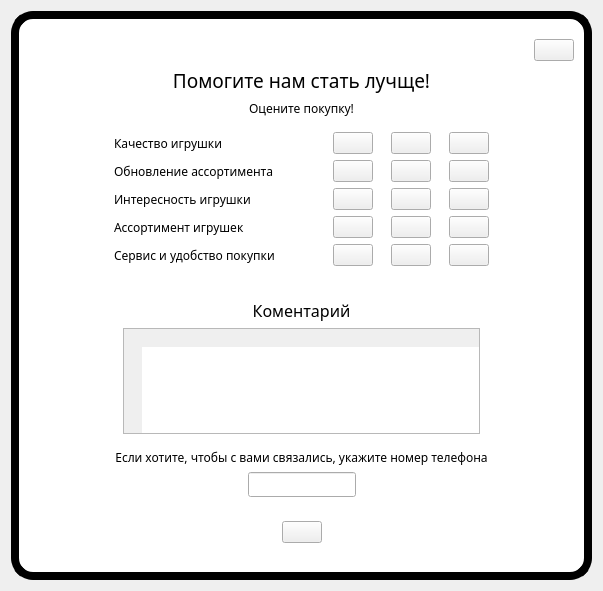
<?xml version="1.0" encoding="UTF-8"?>
<ui version="4.0">
 <class>Screen_13</class>
 <widget class="QWidget" name="Screen_13">
  <property name="geometry">
   <rect>
    <x>0</x>
    <y>0</y>
    <width>603</width>
    <height>587</height>
   </rect>
  </property>
  <property name="windowTitle">
   <string>Form</string>
  </property>
  <layout class="QVBoxLayout" name="verticalLayout">
   <item>
    <widget class="QWidget" name="d2_13_backgroundWidget" native="true">
     <property name="styleSheet">
      <string notr="true">#d2_13_backgroundWidget{
	background-color: rgb(255, 255, 255);
	border-radius:  22px;

	border-color: rgb(0, 0, 0);
	border-style: outset;
	border-width: 8px;
}

#d2_13_btnClose{
	border-image: url(:/desing2/buttons/close buttons/big/close-button-normal-big.png);
}

#d2_13_btnClose::pressed{
	border-image: url(:/desing2/buttons/close buttons/big/close-button-pressed-big.png);
}

#d2_13_lePhoneNumber{
		border-image: url(:/desing2/forms/input-phone-form.png);
}

#d2_13_teComment{
		border-image: url(:/desing2/forms/input-phone-form.png);
		padding-left: 18px;
padding-top: 18px;
}

#d2_13_btnSend{
	border-image: url(:/desing2/buttons/buy buttons/buy-button-normal.png);
}

#d2_13_btnSend::pressed{
	border-image: url(:/desing2/buttons/buy buttons/buy-button-pressed.png);
}
</string>
     </property>
     <layout class="QVBoxLayout" name="verticalLayout_2">
      <property name="leftMargin">
       <number>18</number>
      </property>
      <property name="topMargin">
       <number>28</number>
      </property>
      <property name="rightMargin">
       <number>18</number>
      </property>
      <property name="bottomMargin">
       <number>28</number>
      </property>
      <item>
       <layout class="QHBoxLayout" name="horizontalLayout">
        <item>
         <spacer name="horizontalSpacer">
          <property name="orientation">
           <enum>Qt::Horizontal</enum>
          </property>
          <property name="sizeHint" stdset="0">
           <size>
            <width>40</width>
            <height>20</height>
           </size>
          </property>
         </spacer>
        </item>
        <item>
         <widget class="QPushButton" name="d2_13_btnClose">
          <property name="sizePolicy">
           <sizepolicy hsizetype="Preferred" vsizetype="Preferred">
            <horstretch>0</horstretch>
            <verstretch>0</verstretch>
           </sizepolicy>
          </property>
          <property name="text">
           <string/>
          </property>
         </widget>
        </item>
       </layout>
      </item>
      <item>
       <widget class="QLabel" name="d2_13_lblInfoText">
        <property name="font">
         <font>
          <family>Baloo Cyrillic</family>
          <pointsize>14</pointsize>
         </font>
        </property>
        <property name="text">
         <string>Помогите нам стать лучще!</string>
        </property>
        <property name="alignment">
         <set>Qt::AlignCenter</set>
        </property>
       </widget>
      </item>
      <item>
       <widget class="QLabel" name="d2_13_lblText">
        <property name="font">
         <font>
          <family>PT Sans</family>
          <weight>50</weight>
          <bold>false</bold>
         </font>
        </property>
        <property name="text">
         <string>Оцените покупку!</string>
        </property>
        <property name="alignment">
         <set>Qt::AlignCenter</set>
        </property>
       </widget>
      </item>
      <item>
       <layout class="QHBoxLayout" name="horizontalLayout_7">
        <item>
         <spacer name="horizontalSpacer_7">
          <property name="orientation">
           <enum>Qt::Horizontal</enum>
          </property>
          <property name="sizeHint" stdset="0">
           <size>
            <width>40</width>
            <height>20</height>
           </size>
          </property>
         </spacer>
        </item>
        <item>
         <widget class="QWidget" name="widget" native="true">
          <layout class="QVBoxLayout" name="verticalLayout_3">
           <item>
            <layout class="QHBoxLayout" name="horizontalLayout_2">
             <property name="spacing">
              <number>18</number>
             </property>
             <item>
              <widget class="QLabel" name="d2_13_lblRatingText_1">
               <property name="font">
                <font>
                 <family>PT Sans</family>
                 <weight>50</weight>
                 <bold>false</bold>
                </font>
               </property>
               <property name="text">
                <string>Качество игрушки</string>
               </property>
              </widget>
             </item>
             <item>
              <spacer name="horizontalSpacer_2">
               <property name="orientation">
                <enum>Qt::Horizontal</enum>
               </property>
               <property name="sizeHint" stdset="0">
                <size>
                 <width>40</width>
                 <height>20</height>
                </size>
               </property>
              </spacer>
             </item>
             <item>
              <widget class="QPushButton" name="d2_13_btnRatingExelent_1">
               <property name="sizePolicy">
                <sizepolicy hsizetype="Preferred" vsizetype="Preferred">
                 <horstretch>0</horstretch>
                 <verstretch>0</verstretch>
                </sizepolicy>
               </property>
               <property name="styleSheet">
				<string notr="true">QPushButton::checked{
	border-image: url(:/desing2/illustrations/rating smiles/rating-smile-excellent.png);
}

QPushButton{
	border-image: url(:/desing2/illustrations/rating smiles/rating-smile-excellent-grey.png);
}</string>
               </property>
               <property name="text">
                <string/>
               </property>
               <property name="checkable">
                <bool>true</bool>
               </property>
               <attribute name="buttonGroup">
                <string notr="true">buttonGroup</string>
               </attribute>
              </widget>
             </item>
             <item>
              <widget class="QPushButton" name="d2_13_btnRatingGood_1">
               <property name="sizePolicy">
                <sizepolicy hsizetype="Preferred" vsizetype="Preferred">
                 <horstretch>0</horstretch>
                 <verstretch>0</verstretch>
                </sizepolicy>
               </property>
               <property name="styleSheet">
				<string notr="true">QPushButton::checked{
	border-image: url(:/desing2/illustrations/rating smiles/rating-smile-good.png);
}

QPushButton{
	border-image: url(:/desing2/illustrations/rating smiles/rating-smile-good-grey.png);
}</string>
               </property>
               <property name="text">
                <string/>
               </property>
               <property name="checkable">
                <bool>true</bool>
               </property>
               <attribute name="buttonGroup">
                <string notr="true">buttonGroup</string>
               </attribute>
              </widget>
             </item>
             <item>
              <widget class="QPushButton" name="d2_13_btnRatingBad_1">
               <property name="sizePolicy">
                <sizepolicy hsizetype="Preferred" vsizetype="Preferred">
                 <horstretch>0</horstretch>
                 <verstretch>0</verstretch>
                </sizepolicy>
               </property>
               <property name="styleSheet">
				<string notr="true">QPushButton::checked{
	border-image: url(:/desing2/illustrations/rating smiles/rating-smile-bad.png);
}

QPushButton{
	border-image: url(:/desing2/illustrations/rating smiles/rating-smile-bad-grey.png);
}</string>
               </property>
               <property name="text">
                <string/>
               </property>
               <property name="checkable">
                <bool>true</bool>
               </property>
               <attribute name="buttonGroup">
                <string notr="true">buttonGroup</string>
               </attribute>
              </widget>
             </item>
            </layout>
           </item>
           <item>
            <layout class="QHBoxLayout" name="horizontalLayout_5">
             <property name="spacing">
              <number>18</number>
             </property>
             <item>
              <widget class="QLabel" name="d2_13_lblRatingText_4">
               <property name="font">
                <font>
                 <family>PT Sans</family>
                 <weight>50</weight>
                 <bold>false</bold>
                </font>
               </property>
               <property name="text">
                <string>Обновление ассортимента</string>
               </property>
              </widget>
             </item>
             <item>
              <spacer name="horizontalSpacer_5">
               <property name="orientation">
                <enum>Qt::Horizontal</enum>
               </property>
               <property name="sizeHint" stdset="0">
                <size>
                 <width>40</width>
                 <height>20</height>
                </size>
               </property>
              </spacer>
             </item>
             <item>
              <widget class="QPushButton" name="d2_13_btnRatingExelent_2">
               <property name="sizePolicy">
                <sizepolicy hsizetype="Preferred" vsizetype="Preferred">
                 <horstretch>0</horstretch>
                 <verstretch>0</verstretch>
                </sizepolicy>
               </property>
               <property name="styleSheet">
				<string notr="true">QPushButton::checked{
	border-image: url(:/desing2/illustrations/rating smiles/rating-smile-excellent.png);
}

QPushButton{
	border-image: url(:/desing2/illustrations/rating smiles/rating-smile-excellent-grey.png);
}</string>
               </property>
               <property name="text">
                <string/>
               </property>
               <property name="checkable">
                <bool>true</bool>
               </property>
               <attribute name="buttonGroup">
                <string notr="true">buttonGroup_2</string>
               </attribute>
              </widget>
             </item>
             <item>
              <widget class="QPushButton" name="d2_13_btnRatingGood_2">
               <property name="sizePolicy">
                <sizepolicy hsizetype="Preferred" vsizetype="Preferred">
                 <horstretch>0</horstretch>
                 <verstretch>0</verstretch>
                </sizepolicy>
               </property>
               <property name="styleSheet">
				<string notr="true">QPushButton::checked{
	border-image: url(:/desing2/illustrations/rating smiles/rating-smile-good.png);
}

QPushButton{
	border-image: url(:/desing2/illustrations/rating smiles/rating-smile-good-grey.png);
}</string>
               </property>
               <property name="text">
                <string/>
               </property>
               <property name="checkable">
                <bool>true</bool>
               </property>
               <attribute name="buttonGroup">
                <string notr="true">buttonGroup_2</string>
               </attribute>
              </widget>
             </item>
             <item>
              <widget class="QPushButton" name="d2_13_btnRatingBad_2">
               <property name="sizePolicy">
                <sizepolicy hsizetype="Preferred" vsizetype="Preferred">
                 <horstretch>0</horstretch>
                 <verstretch>0</verstretch>
                </sizepolicy>
               </property>
               <property name="styleSheet">
				<string notr="true">QPushButton::checked{
	border-image: url(:/desing2/illustrations/rating smiles/rating-smile-bad.png);
}

QPushButton{
	border-image: url(:/desing2/illustrations/rating smiles/rating-smile-bad-grey.png);
}</string>
               </property>
               <property name="text">
                <string/>
               </property>
               <property name="checkable">
                <bool>true</bool>
               </property>
               <attribute name="buttonGroup">
                <string notr="true">buttonGroup_2</string>
               </attribute>
              </widget>
             </item>
            </layout>
           </item>
           <item>
            <layout class="QHBoxLayout" name="horizontalLayout_4">
             <property name="spacing">
              <number>18</number>
             </property>
             <item>
              <widget class="QLabel" name="d2_13_lblRatingText_3">
               <property name="font">
                <font>
                 <family>PT Sans</family>
                 <weight>50</weight>
                 <bold>false</bold>
                </font>
               </property>
               <property name="text">
                <string>Интересность игрушки</string>
               </property>
              </widget>
             </item>
             <item>
              <spacer name="horizontalSpacer_4">
               <property name="orientation">
                <enum>Qt::Horizontal</enum>
               </property>
               <property name="sizeHint" stdset="0">
                <size>
                 <width>40</width>
                 <height>20</height>
                </size>
               </property>
              </spacer>
             </item>
             <item>
              <widget class="QPushButton" name="d2_13_btnRatingExelent_3">
               <property name="sizePolicy">
                <sizepolicy hsizetype="Preferred" vsizetype="Preferred">
                 <horstretch>0</horstretch>
                 <verstretch>0</verstretch>
                </sizepolicy>
               </property>
               <property name="styleSheet">
				<string notr="true">QPushButton::checked{
	border-image: url(:/desing2/illustrations/rating smiles/rating-smile-excellent.png);
}

QPushButton{
	border-image: url(:/desing2/illustrations/rating smiles/rating-smile-excellent-grey.png);
}</string>
               </property>
               <property name="text">
                <string/>
               </property>
               <property name="checkable">
                <bool>true</bool>
               </property>
               <attribute name="buttonGroup">
                <string notr="true">buttonGroup_3</string>
               </attribute>
              </widget>
             </item>
             <item>
              <widget class="QPushButton" name="d2_13_btnRatingGood_3">
               <property name="sizePolicy">
                <sizepolicy hsizetype="Preferred" vsizetype="Preferred">
                 <horstretch>0</horstretch>
                 <verstretch>0</verstretch>
                </sizepolicy>
               </property>
               <property name="styleSheet">
				<string notr="true">QPushButton::checked{
	border-image: url(:/desing2/illustrations/rating smiles/rating-smile-good.png);
}

QPushButton{
	border-image: url(:/desing2/illustrations/rating smiles/rating-smile-good-grey.png);
}</string>
               </property>
               <property name="text">
                <string/>
               </property>
               <property name="checkable">
                <bool>true</bool>
               </property>
               <attribute name="buttonGroup">
                <string notr="true">buttonGroup_3</string>
               </attribute>
              </widget>
             </item>
             <item>
              <widget class="QPushButton" name="d2_13_btnRatingBad_3">
               <property name="sizePolicy">
                <sizepolicy hsizetype="Preferred" vsizetype="Preferred">
                 <horstretch>0</horstretch>
                 <verstretch>0</verstretch>
                </sizepolicy>
               </property>
               <property name="styleSheet">
				<string notr="true">QPushButton::checked{
	border-image: url(:/desing2/illustrations/rating smiles/rating-smile-bad.png);
}

QPushButton{
	border-image: url(:/desing2/illustrations/rating smiles/rating-smile-bad-grey.png);
}</string>
               </property>
               <property name="text">
                <string/>
               </property>
               <property name="checkable">
                <bool>true</bool>
               </property>
               <attribute name="buttonGroup">
                <string notr="true">buttonGroup_3</string>
               </attribute>
              </widget>
             </item>
            </layout>
           </item>
           <item>
            <layout class="QHBoxLayout" name="horizontalLayout_3">
             <property name="spacing">
              <number>18</number>
             </property>
             <item>
              <widget class="QLabel" name="d2_13_lblRatingText_2">
               <property name="font">
                <font>
                 <family>PT Sans</family>
                 <weight>50</weight>
                 <bold>false</bold>
                </font>
               </property>
               <property name="text">
                <string>Ассортимент игрушек</string>
               </property>
              </widget>
             </item>
             <item>
              <spacer name="horizontalSpacer_3">
               <property name="orientation">
                <enum>Qt::Horizontal</enum>
               </property>
               <property name="sizeHint" stdset="0">
                <size>
                 <width>40</width>
                 <height>20</height>
                </size>
               </property>
              </spacer>
             </item>
             <item>
              <widget class="QPushButton" name="d2_13_btnRatingExelent_4">
               <property name="sizePolicy">
                <sizepolicy hsizetype="Preferred" vsizetype="Preferred">
                 <horstretch>0</horstretch>
                 <verstretch>0</verstretch>
                </sizepolicy>
               </property>
               <property name="styleSheet">
				<string notr="true">QPushButton::checked{
	border-image: url(:/desing2/illustrations/rating smiles/rating-smile-excellent.png);
}

QPushButton{
	border-image: url(:/desing2/illustrations/rating smiles/rating-smile-excellent-grey.png);
}</string>
               </property>
               <property name="text">
                <string/>
               </property>
               <property name="checkable">
                <bool>true</bool>
               </property>
               <attribute name="buttonGroup">
                <string notr="true">buttonGroup_4</string>
               </attribute>
              </widget>
             </item>
             <item>
              <widget class="QPushButton" name="d2_13_btnRatingGood_4">
               <property name="sizePolicy">
                <sizepolicy hsizetype="Preferred" vsizetype="Preferred">
                 <horstretch>0</horstretch>
                 <verstretch>0</verstretch>
                </sizepolicy>
               </property>
               <property name="styleSheet">
				<string notr="true">QPushButton::checked{
	border-image: url(:/desing2/illustrations/rating smiles/rating-smile-good.png);
}

QPushButton{
	border-image: url(:/desing2/illustrations/rating smiles/rating-smile-good-grey.png);
}</string>
               </property>
               <property name="text">
                <string/>
               </property>
               <property name="checkable">
                <bool>true</bool>
               </property>
               <attribute name="buttonGroup">
                <string notr="true">buttonGroup_4</string>
               </attribute>
              </widget>
             </item>
             <item>
              <widget class="QPushButton" name="d2_13_btnRatingBad_4">
               <property name="sizePolicy">
                <sizepolicy hsizetype="Preferred" vsizetype="Preferred">
                 <horstretch>0</horstretch>
                 <verstretch>0</verstretch>
                </sizepolicy>
               </property>
               <property name="styleSheet">
				<string notr="true">QPushButton::checked{
	border-image: url(:/desing2/illustrations/rating smiles/rating-smile-bad.png);
}

QPushButton{
	border-image: url(:/desing2/illustrations/rating smiles/rating-smile-bad-grey.png);
}</string>
               </property>
               <property name="text">
                <string/>
               </property>
               <property name="checkable">
                <bool>true</bool>
               </property>
               <attribute name="buttonGroup">
                <string notr="true">buttonGroup_4</string>
               </attribute>
              </widget>
             </item>
            </layout>
           </item>
           <item>
            <layout class="QHBoxLayout" name="horizontalLayout_6">
             <property name="spacing">
              <number>18</number>
             </property>
             <item>
              <widget class="QLabel" name="d2_13_lblRatingText_5">
               <property name="font">
                <font>
                 <family>PT Sans</family>
                 <weight>50</weight>
                 <bold>false</bold>
                </font>
               </property>
               <property name="text">
                <string>Сервис и удобство покупки</string>
               </property>
              </widget>
             </item>
             <item>
              <spacer name="horizontalSpacer_6">
               <property name="orientation">
                <enum>Qt::Horizontal</enum>
               </property>
               <property name="sizeHint" stdset="0">
                <size>
                 <width>40</width>
                 <height>20</height>
                </size>
               </property>
              </spacer>
             </item>
             <item>
              <widget class="QPushButton" name="d2_13_btnRatingExelent_5">
               <property name="sizePolicy">
                <sizepolicy hsizetype="Preferred" vsizetype="Preferred">
                 <horstretch>0</horstretch>
                 <verstretch>0</verstretch>
                </sizepolicy>
               </property>
               <property name="styleSheet">
				<string notr="true">QPushButton::checked{
	border-image: url(:/desing2/illustrations/rating smiles/rating-smile-excellent.png);
}

QPushButton{
	border-image: url(:/desing2/illustrations/rating smiles/rating-smile-excellent-grey.png);
}</string>
               </property>
               <property name="text">
                <string/>
               </property>
               <property name="checkable">
                <bool>true</bool>
               </property>
               <attribute name="buttonGroup">
                <string notr="true">buttonGroup_5</string>
               </attribute>
              </widget>
             </item>
             <item>
              <widget class="QPushButton" name="d2_13_btnRatingGood_5">
               <property name="sizePolicy">
                <sizepolicy hsizetype="Preferred" vsizetype="Preferred">
                 <horstretch>0</horstretch>
                 <verstretch>0</verstretch>
                </sizepolicy>
               </property>
               <property name="styleSheet">
				<string notr="true">QPushButton::checked{
	border-image: url(:/desing2/illustrations/rating smiles/rating-smile-good.png);
}

QPushButton{
	border-image: url(:/desing2/illustrations/rating smiles/rating-smile-good-grey.png);
}</string>
               </property>
               <property name="text">
                <string/>
               </property>
               <property name="checkable">
                <bool>true</bool>
               </property>
               <attribute name="buttonGroup">
                <string notr="true">buttonGroup_5</string>
               </attribute>
              </widget>
             </item>
             <item>
              <widget class="QPushButton" name="d2_13_btnRatingBad_5">
               <property name="sizePolicy">
                <sizepolicy hsizetype="Preferred" vsizetype="Preferred">
                 <horstretch>0</horstretch>
                 <verstretch>0</verstretch>
                </sizepolicy>
               </property>
               <property name="styleSheet">
				<string notr="true">QPushButton::checked{
	border-image: url(:/desing2/illustrations/rating smiles/rating-smile-bad.png);
}

QPushButton{
	border-image: url(:/desing2/illustrations/rating smiles/rating-smile-bad-grey.png);
}</string>
               </property>
               <property name="text">
                <string/>
               </property>
               <property name="checkable">
                <bool>true</bool>
               </property>
               <attribute name="buttonGroup">
                <string notr="true">buttonGroup_5</string>
               </attribute>
              </widget>
             </item>
            </layout>
           </item>
           <item>
            <widget class="QWidget" name="d2_13_widgetComment" native="true">
             <layout class="QHBoxLayout" name="horizontalLayout_8">
              <item>
               <layout class="QVBoxLayout" name="verticalLayout_4">
                <property name="leftMargin">
                 <number>0</number>
                </property>
                <property name="topMargin">
                 <number>18</number>
                </property>
                <item>
                 <widget class="QLabel" name="d2_13_lblComment">
                  <property name="font">
                   <font>
                    <family>PT Sans</family>
                    <pointsize>12</pointsize>
                    <weight>50</weight>
                    <bold>false</bold>
                   </font>
                  </property>
                  <property name="text">
                   <string>Коментарий</string>
                  </property>
                  <property name="alignment">
                   <set>Qt::AlignCenter</set>
                  </property>
                 </widget>
                </item>
                <item>
                 <widget class="QTextEdit" name="d2_13_teComment">
                  <property name="sizePolicy">
                   <sizepolicy hsizetype="Preferred" vsizetype="Preferred">
                    <horstretch>0</horstretch>
                    <verstretch>0</verstretch>
                   </sizepolicy>
                  </property>
                  <property name="font">
                   <font>
                    <family>PT Sans</family>
                   </font>
                  </property>
                 </widget>
                </item>
               </layout>
              </item>
             </layout>
            </widget>
           </item>
           <item>
            <widget class="QLabel" name="d2_13_lblBack">
             <property name="font">
              <font>
               <family>PT Sans</family>
              </font>
             </property>
             <property name="text">
              <string>Если хотите, чтобы с вами связались, укажите номер телефона</string>
             </property>
             <property name="alignment">
              <set>Qt::AlignCenter</set>
             </property>
            </widget>
           </item>
           <item>
            <layout class="QHBoxLayout" name="horizontalLayout_9">
             <item>
              <spacer name="horizontalSpacer_9">
               <property name="orientation">
                <enum>Qt::Horizontal</enum>
               </property>
               <property name="sizeHint" stdset="0">
                <size>
                 <width>40</width>
                 <height>20</height>
                </size>
               </property>
              </spacer>
             </item>
             <item>
              <widget class="QLineEdit" name="d2_13_lePhoneNumber">
               <property name="sizePolicy">
                <sizepolicy hsizetype="Preferred" vsizetype="Preferred">
                 <horstretch>0</horstretch>
                 <verstretch>0</verstretch>
                </sizepolicy>
               </property>
               <property name="font">
                <font>
                 <family>PT Sans</family>
                </font>
               </property>
               <property name="alignment">
                <set>Qt::AlignCenter</set>
               </property>
              </widget>
             </item>
             <item>
              <spacer name="horizontalSpacer_10">
               <property name="orientation">
                <enum>Qt::Horizontal</enum>
               </property>
               <property name="sizeHint" stdset="0">
                <size>
                 <width>40</width>
                 <height>20</height>
                </size>
               </property>
              </spacer>
             </item>
            </layout>
           </item>
           <item>
            <layout class="QHBoxLayout" name="horizontalLayout_10">
             <property name="leftMargin">
              <number>0</number>
             </property>
             <property name="topMargin">
              <number>18</number>
             </property>
             <item>
              <spacer name="horizontalSpacer_11">
               <property name="orientation">
                <enum>Qt::Horizontal</enum>
               </property>
               <property name="sizeHint" stdset="0">
                <size>
                 <width>40</width>
                 <height>20</height>
                </size>
               </property>
              </spacer>
             </item>
             <item>
              <widget class="QPushButton" name="d2_13_btnSend">
               <property name="text">
                <string/>
               </property>
              </widget>
             </item>
             <item>
              <spacer name="horizontalSpacer_12">
               <property name="orientation">
                <enum>Qt::Horizontal</enum>
               </property>
               <property name="sizeHint" stdset="0">
                <size>
                 <width>40</width>
                 <height>20</height>
                </size>
               </property>
              </spacer>
             </item>
            </layout>
           </item>
          </layout>
         </widget>
        </item>
        <item>
         <spacer name="horizontalSpacer_8">
          <property name="orientation">
           <enum>Qt::Horizontal</enum>
          </property>
          <property name="sizeHint" stdset="0">
           <size>
            <width>40</width>
            <height>20</height>
           </size>
          </property>
         </spacer>
        </item>
       </layout>
      </item>
     </layout>
    </widget>
   </item>
  </layout>
 </widget>
 <resources/>
 <connections/>
 <buttongroups>
  <buttongroup name="buttonGroup"/>
  <buttongroup name="buttonGroup_2"/>
  <buttongroup name="buttonGroup_3"/>
  <buttongroup name="buttonGroup_4"/>
  <buttongroup name="buttonGroup_5"/>
 </buttongroups>
</ui>
